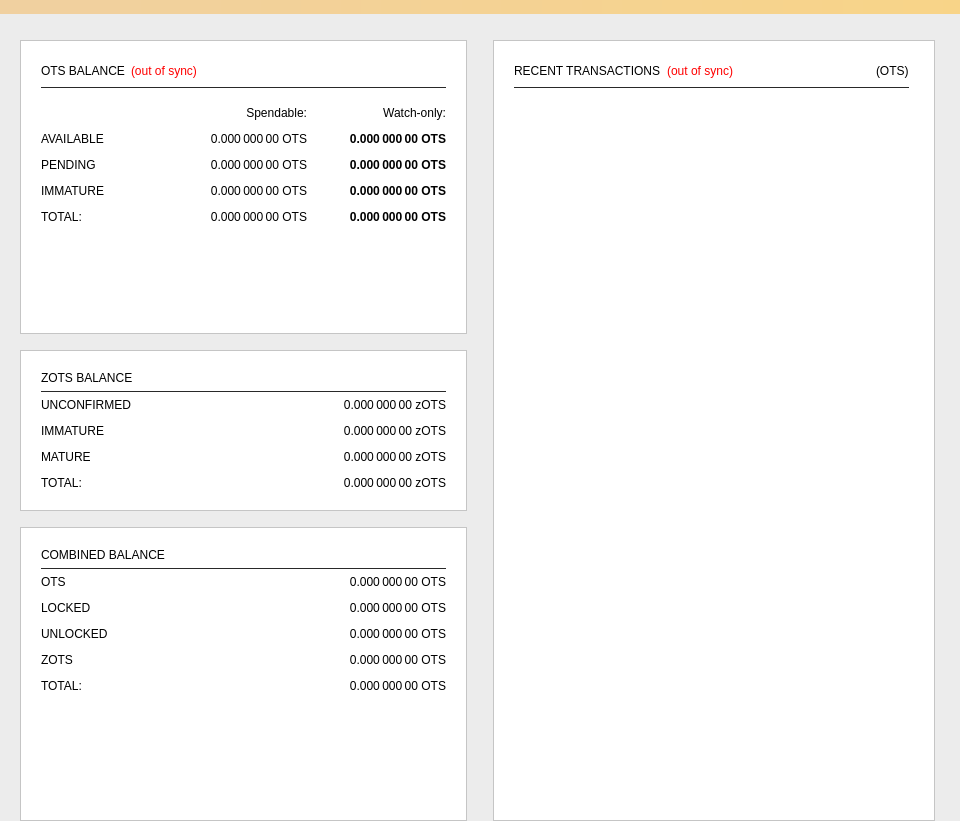
<?xml version="1.0" encoding="UTF-8"?>
<ui version="4.0">
 <class>OverviewPage</class>
 <widget class="QWidget" name="OverviewPage">
  <property name="geometry">
   <rect>
    <x>0</x>
    <y>0</y>
    <width>960</width>
    <height>821</height>
   </rect>
  </property>
  <property name="minimumSize">
   <size>
    <width>960</width>
    <height>0</height>
   </size>
  </property>
  <property name="windowTitle">
   <string>Form</string>
  </property>
  <property name="styleSheet">
   <string notr="true">background-color: #ececec;</string>
  </property>
  <layout class="QVBoxLayout" name="topLayout">
   <property name="leftMargin">
    <number>0</number>
   </property>
   <property name="topMargin">
    <number>0</number>
   </property>
   <property name="rightMargin">
    <number>0</number>
   </property>
   <property name="bottomMargin">
    <number>0</number>
   </property>
   <item>
    <widget class="QLabel" name="labelAlerts">
     <property name="visible">
      <bool>false</bool>
     </property>
     <property name="styleSheet">
      <string notr="true">background-color: qlineargradient(x1: 0, y1: 0, x2: 1, y2: 0, stop:0 #F0D0A0, stop:1 #F8D488); color:#000000;</string>
     </property>
     <property name="wordWrap">
      <bool>true</bool>
     </property>
     <property name="margin">
      <number>3</number>
     </property>
    </widget>
   </item>
   <item>
    <widget class="QLabel" name="label">
     <property name="text">
      <string/>
     </property>
     <property name="pixmap">
      <pixmap resource="../otscoin.qrc">:/images/otscoin_logo_horizontal</pixmap>
     </property>
     <property name="alignment">
      <set>Qt::AlignCenter</set>
     </property>
     <property name="margin">
      <number>27</number>
     </property>
    </widget>
   </item>
   <item>
    <layout class="QHBoxLayout" name="horizontalLayout" stretch="1,1">
     <property name="bottomMargin">
      <number>0</number>
     </property>
     <item>
      <layout class="QVBoxLayout" name="verticalLayout_2">
       <property name="leftMargin">
        <number>20</number>
       </property>
       <property name="rightMargin">
        <number>10</number>
       </property>
       <item>
        <widget class="QFrame" name="frame">
         <property name="styleSheet">
          <string notr="true">background-color: #FFFFFF;</string>
         </property>
         <property name="frameShape">
          <enum>QFrame::StyledPanel</enum>
         </property>
         <property name="frameShadow">
          <enum>QFrame::Raised</enum>
         </property>
         <layout class="QVBoxLayout" name="verticalLayout_4">
          <property name="leftMargin">
           <number>20</number>
          </property>
          <property name="topMargin">
           <number>20</number>
          </property>
          <property name="rightMargin">
           <number>20</number>
          </property>
          <property name="bottomMargin">
           <number>20</number>
          </property>
          <item>
           <layout class="QHBoxLayout" name="horizontalLayout_4">
            <item>
             <widget class="QLabel" name="label_5">
              <property name="font">
               <font>
                <weight>50</weight>
                <bold>false</bold>
               </font>
              </property>
              <property name="text">
               <string>OTS BALANCE</string>
              </property>
             </widget>
            </item>
            <item>
             <widget class="QLabel" name="labelWalletStatus">
              <property name="cursor">
               <cursorShape>WhatsThisCursor</cursorShape>
              </property>
              <property name="toolTip">
               <string>The displayed information may be out of date. Your wallet automatically synchronizes with the OtsCoin network after a connection is established, but this process has not completed yet.</string>
              </property>
              <property name="styleSheet">
               <string notr="true">QLabel { color: red; }</string>
              </property>
              <property name="text">
               <string notr="true">(out of sync)</string>
              </property>
              <property name="alignment">
               <set>Qt::AlignLeading|Qt::AlignLeft|Qt::AlignVCenter</set>
              </property>
             </widget>
            </item>
            <item>
             <spacer name="horizontalSpacer_3">
              <property name="orientation">
               <enum>Qt::Horizontal</enum>
              </property>
              <property name="sizeHint" stdset="0">
               <size>
                <width>40</width>
                <height>20</height>
               </size>
              </property>
             </spacer>
            </item>
           </layout>
          </item>
          <item>
           <widget class="QLabel" name="label_3">
            <property name="maximumSize">
             <size>
              <width>16777215</width>
              <height>1</height>
             </size>
            </property>
            <property name="styleSheet">
             <string notr="true">background-color: #292929;</string>
            </property>
            <property name="text">
             <string/>
            </property>
           </widget>
          </item>
          <item>
           <layout class="QGridLayout" name="gridLayout">
            <property name="topMargin">
             <number>12</number>
            </property>
            <property name="spacing">
             <number>12</number>
            </property>
            <item row="2" column="2">
             <widget class="QLabel" name="labelWatchPending">
              <property name="font">
               <font>
                <weight>75</weight>
                <bold>true</bold>
               </font>
              </property>
              <property name="cursor">
               <cursorShape>IBeamCursor</cursorShape>
              </property>
              <property name="toolTip">
               <string>Unconfirmed transactions to watch-only addresses</string>
              </property>
              <property name="text">
               <string notr="true">0.000 000 00 OTS</string>
              </property>
              <property name="alignment">
               <set>Qt::AlignRight|Qt::AlignTrailing|Qt::AlignVCenter</set>
              </property>
              <property name="textInteractionFlags">
               <set>Qt::LinksAccessibleByMouse|Qt::TextSelectableByKeyboard|Qt::TextSelectableByMouse</set>
              </property>
             </widget>
            </item>
            <item row="2" column="1">
             <widget class="QLabel" name="labelUnconfirmed">
              <property name="font">
               <font>
                <weight>50</weight>
                <bold>false</bold>
               </font>
              </property>
              <property name="cursor">
               <cursorShape>IBeamCursor</cursorShape>
              </property>
              <property name="toolTip">
               <string>Total of transactions that have yet to be confirmed, and do not yet count toward the spendable balance</string>
              </property>
              <property name="text">
               <string notr="true">0.000 000 00 OTS</string>
              </property>
              <property name="alignment">
               <set>Qt::AlignRight|Qt::AlignTrailing|Qt::AlignVCenter</set>
              </property>
              <property name="textInteractionFlags">
               <set>Qt::LinksAccessibleByMouse|Qt::TextSelectableByKeyboard|Qt::TextSelectableByMouse</set>
              </property>
             </widget>
            </item>
            <item row="3" column="2">
             <widget class="QLabel" name="labelWatchImmature">
              <property name="font">
               <font>
                <weight>75</weight>
                <bold>true</bold>
               </font>
              </property>
              <property name="cursor">
               <cursorShape>IBeamCursor</cursorShape>
              </property>
              <property name="toolTip">
               <string>Staked or masternode rewards in watch-only addresses that has not yet matured</string>
              </property>
              <property name="text">
               <string notr="true">0.000 000 00 OTS</string>
              </property>
              <property name="alignment">
               <set>Qt::AlignRight|Qt::AlignTrailing|Qt::AlignVCenter</set>
              </property>
              <property name="textInteractionFlags">
               <set>Qt::LinksAccessibleByMouse|Qt::TextSelectableByKeyboard|Qt::TextSelectableByMouse</set>
              </property>
             </widget>
            </item>
            <item row="4" column="0">
             <widget class="QLabel" name="labelTotalText">
              <property name="text">
               <string>TOTAL:</string>
              </property>
             </widget>
            </item>
            <item row="3" column="1">
             <widget class="QLabel" name="labelImmature">
              <property name="font">
               <font>
                <weight>50</weight>
                <bold>false</bold>
               </font>
              </property>
              <property name="cursor">
               <cursorShape>IBeamCursor</cursorShape>
              </property>
              <property name="toolTip">
               <string>Staked or masternode rewards that has not yet matured</string>
              </property>
              <property name="text">
               <string notr="true">0.000 000 00 OTS</string>
              </property>
              <property name="alignment">
               <set>Qt::AlignRight|Qt::AlignTrailing|Qt::AlignVCenter</set>
              </property>
              <property name="textInteractionFlags">
               <set>Qt::LinksAccessibleByMouse|Qt::TextSelectableByKeyboard|Qt::TextSelectableByMouse</set>
              </property>
             </widget>
            </item>
            <item row="3" column="0">
             <widget class="QLabel" name="labelImmatureText">
              <property name="text">
               <string>IMMATURE</string>
              </property>
             </widget>
            </item>
            <item row="4" column="1">
             <widget class="QLabel" name="labelTotal">
              <property name="font">
               <font>
                <weight>50</weight>
                <bold>false</bold>
               </font>
              </property>
              <property name="cursor">
               <cursorShape>IBeamCursor</cursorShape>
              </property>
              <property name="toolTip">
               <string>Your current total balance</string>
              </property>
              <property name="text">
               <string notr="true">0.000 000 00 OTS</string>
              </property>
              <property name="alignment">
               <set>Qt::AlignRight|Qt::AlignTrailing|Qt::AlignVCenter</set>
              </property>
              <property name="textInteractionFlags">
               <set>Qt::LinksAccessibleByMouse|Qt::TextSelectableByKeyboard|Qt::TextSelectableByMouse</set>
              </property>
             </widget>
            </item>
            <item row="4" column="2">
             <widget class="QLabel" name="labelWatchTotal">
              <property name="font">
               <font>
                <weight>75</weight>
                <bold>true</bold>
               </font>
              </property>
              <property name="cursor">
               <cursorShape>IBeamCursor</cursorShape>
              </property>
              <property name="toolTip">
               <string>Current total balance in watch-only addresses</string>
              </property>
              <property name="text">
               <string notr="true">0.000 000 00 OTS</string>
              </property>
              <property name="alignment">
               <set>Qt::AlignRight|Qt::AlignTrailing|Qt::AlignVCenter</set>
              </property>
              <property name="textInteractionFlags">
               <set>Qt::LinksAccessibleByMouse|Qt::TextSelectableByKeyboard|Qt::TextSelectableByMouse</set>
              </property>
             </widget>
            </item>
            <item row="0" column="2">
             <widget class="QLabel" name="labelWatchonly">
              <property name="text">
               <string>Watch-only:</string>
              </property>
              <property name="alignment">
               <set>Qt::AlignRight|Qt::AlignTrailing|Qt::AlignVCenter</set>
              </property>
             </widget>
            </item>
            <item row="1" column="0">
             <widget class="QLabel" name="labelBalanceText">
              <property name="text">
               <string>AVAILABLE</string>
              </property>
             </widget>
            </item>
            <item row="1" column="1">
             <widget class="QLabel" name="labelBalance">
              <property name="font">
               <font>
                <weight>50</weight>
                <bold>false</bold>
               </font>
              </property>
              <property name="cursor">
               <cursorShape>IBeamCursor</cursorShape>
              </property>
              <property name="toolTip">
               <string>Your current spendable balance</string>
              </property>
              <property name="text">
               <string notr="true">0.000 000 00 OTS</string>
              </property>
              <property name="alignment">
               <set>Qt::AlignRight|Qt::AlignTrailing|Qt::AlignVCenter</set>
              </property>
              <property name="textInteractionFlags">
               <set>Qt::LinksAccessibleByMouse|Qt::TextSelectableByKeyboard|Qt::TextSelectableByMouse</set>
              </property>
             </widget>
            </item>
            <item row="1" column="2">
             <widget class="QLabel" name="labelWatchAvailable">
              <property name="font">
               <font>
                <weight>75</weight>
                <bold>true</bold>
               </font>
              </property>
              <property name="cursor">
               <cursorShape>IBeamCursor</cursorShape>
              </property>
              <property name="toolTip">
               <string>Your current balance in watch-only addresses</string>
              </property>
              <property name="text">
               <string notr="true">0.000 000 00 OTS</string>
              </property>
              <property name="alignment">
               <set>Qt::AlignRight|Qt::AlignTrailing|Qt::AlignVCenter</set>
              </property>
              <property name="textInteractionFlags">
               <set>Qt::LinksAccessibleByMouse|Qt::TextSelectableByKeyboard|Qt::TextSelectableByMouse</set>
              </property>
             </widget>
            </item>
            <item row="2" column="0">
             <widget class="QLabel" name="labelPendingText">
              <property name="text">
               <string>PENDING</string>
              </property>
             </widget>
            </item>
            <item row="0" column="1">
             <widget class="QLabel" name="labelSpendable">
              <property name="text">
               <string>Spendable:</string>
              </property>
              <property name="alignment">
               <set>Qt::AlignRight|Qt::AlignTrailing|Qt::AlignVCenter</set>
              </property>
             </widget>
            </item>
           </layout>
          </item>
          <item>
           <spacer name="verticalSpacer_4">
            <property name="orientation">
             <enum>Qt::Vertical</enum>
            </property>
            <property name="sizeHint" stdset="0">
             <size>
              <width>20</width>
              <height>40</height>
             </size>
            </property>
           </spacer>
          </item>
         </layout>
        </widget>
       </item>
       <item>
        <spacer name="verticalSpacer_2">
         <property name="orientation">
          <enum>Qt::Vertical</enum>
         </property>
         <property name="sizeType">
          <enum>QSizePolicy::Fixed</enum>
         </property>
         <property name="sizeHint" stdset="0">
          <size>
           <width>20</width>
           <height>10</height>
          </size>
         </property>
        </spacer>
       </item>
       <item>
        <widget class="QFrame" name="frame_4">
         <property name="styleSheet">
          <string notr="true">background-color: #FFFFFF;</string>
         </property>
         <property name="frameShape">
          <enum>QFrame::StyledPanel</enum>
         </property>
         <property name="frameShadow">
          <enum>QFrame::Raised</enum>
         </property>
         <layout class="QVBoxLayout" name="verticalLayout_7">
          <property name="leftMargin">
           <number>20</number>
          </property>
          <property name="topMargin">
           <number>20</number>
          </property>
          <property name="rightMargin">
           <number>20</number>
          </property>
          <property name="bottomMargin">
           <number>20</number>
          </property>
          <item>
           <layout class="QHBoxLayout" name="horizontalLayout_8" stretch="0">
            <item>
             <widget class="QLabel" name="label_5z_3">
              <property name="maximumSize">
               <size>
                <width>16777215</width>
                <height>20</height>
               </size>
              </property>
              <property name="font">
               <font>
                <weight>50</weight>
                <bold>false</bold>
               </font>
              </property>
              <property name="text">
               <string>ZOTS BALANCE</string>
              </property>
             </widget>
            </item>
           </layout>
          </item>
          <item>
           <widget class="QLabel" name="label_6">
            <property name="maximumSize">
             <size>
              <width>16777215</width>
              <height>1</height>
             </size>
            </property>
            <property name="styleSheet">
             <string notr="true">background-color: #292929;</string>
            </property>
            <property name="text">
             <string/>
            </property>
           </widget>
          </item>
          <item>
           <layout class="QGridLayout" name="gridLayout_5">
            <property name="topMargin">
             <number>0</number>
            </property>
            <property name="spacing">
             <number>12</number>
            </property>
            <item row="4" column="0">
             <widget class="QLabel" name="labelzBalanceMatureText">
              <property name="toolTip">
               <string>Mature: more than 20 confirmation and more than 1 mints of the same denomination after it was minted.
These zOTS are spendable.</string>
              </property>
              <property name="text">
               <string>MATURE</string>
              </property>
             </widget>
            </item>
            <item row="4" column="1">
             <widget class="QLabel" name="labelzBalanceMature">
              <property name="font">
               <font>
                <weight>50</weight>
                <bold>false</bold>
               </font>
              </property>
              <property name="toolTip">
               <string>Mature: more than 20 confirmation and more than 1 mints of the same denomination after it was minted.
These zOTS are spendable.</string>
              </property>
              <property name="text">
               <string>0.000 000 00 zOTS</string>
              </property>
              <property name="alignment">
               <set>Qt::AlignRight|Qt::AlignTrailing|Qt::AlignVCenter</set>
              </property>
             </widget>
            </item>
            <item row="2" column="0">
             <widget class="QLabel" name="labelzBalanceUnconfirmedText">
              <property name="toolTip">
               <string>Unconfirmed: less than 20 confirmations
Immature: confirmed, but less than 1 mints of the same denomination after it was minted</string>
              </property>
              <property name="text">
               <string>UNCONFIRMED</string>
              </property>
             </widget>
            </item>
            <item row="2" column="1">
             <widget class="QLabel" name="labelzBalanceUnconfirmed">
              <property name="font">
               <font>
                <weight>50</weight>
                <bold>false</bold>
               </font>
              </property>
              <property name="toolTip">
               <string>Unconfirmed: less than 20 confirmations
Immature: confirmed, but less than 1 mints of the same denomination after it was minted</string>
              </property>
              <property name="text">
               <string>0.000 000 00 zOTS</string>
              </property>
              <property name="alignment">
               <set>Qt::AlignRight|Qt::AlignTrailing|Qt::AlignVCenter</set>
              </property>
             </widget>
            </item>
            <item row="3" column="0">
             <widget class="QLabel" name="labelzBalanceImmatureText">
              <property name="toolTip">
               <string>Unconfirmed: less than 20 confirmations
Immature: confirmed, but less than 1 mints of the same denomination after it was minted</string>
              </property>
              <property name="text">
               <string>IMMATURE</string>
              </property>
             </widget>
            </item>
            <item row="3" column="1">
             <widget class="QLabel" name="labelzBalanceImmature">
              <property name="font">
               <font>
                <weight>50</weight>
                <bold>false</bold>
               </font>
              </property>
              <property name="toolTip">
               <string>Unconfirmed: less than 20 confirmations
Immature: confirmed, but less than 1 mints of the same denomination after it was minted</string>
              </property>
              <property name="text">
               <string>0.000 000 00 zOTS</string>
              </property>
              <property name="alignment">
               <set>Qt::AlignRight|Qt::AlignTrailing|Qt::AlignVCenter</set>
              </property>
             </widget>
            </item>
            <item row="5" column="0">
             <widget class="QLabel" name="labelzBalanceText">
              <property name="toolTip">
               <string>All available zOTS, unconfirmed and immature zOTS included.</string>
              </property>
              <property name="text">
               <string>TOTAL:</string>
              </property>
             </widget>
            </item>
            <item row="5" column="1">
             <widget class="QLabel" name="labelzBalance">
              <property name="font">
               <font>
                <weight>50</weight>
                <bold>false</bold>
               </font>
              </property>
              <property name="cursor">
               <cursorShape>IBeamCursor</cursorShape>
              </property>
              <property name="toolTip">
               <string>All available zOTS, unconfirmed and immature zOTS included.</string>
              </property>
              <property name="text">
               <string notr="true">0.000 000 00 zOTS</string>
              </property>
              <property name="alignment">
               <set>Qt::AlignRight|Qt::AlignTrailing|Qt::AlignVCenter</set>
              </property>
              <property name="textInteractionFlags">
               <set>Qt::LinksAccessibleByMouse|Qt::TextSelectableByKeyboard|Qt::TextSelectableByMouse</set>
              </property>
             </widget>
            </item>
           </layout>
          </item>
         </layout>
        </widget>
       </item>
       <item>
        <spacer name="verticalSpacer_3">
         <property name="orientation">
          <enum>Qt::Vertical</enum>
         </property>
         <property name="sizeType">
          <enum>QSizePolicy::Fixed</enum>
         </property>
         <property name="sizeHint" stdset="0">
          <size>
           <width>20</width>
           <height>10</height>
          </size>
         </property>
        </spacer>
       </item>
       <item>
        <widget class="QFrame" name="frame_3">
         <property name="styleSheet">
          <string notr="true">background-color: #FFFFFF;</string>
         </property>
         <property name="frameShape">
          <enum>QFrame::StyledPanel</enum>
         </property>
         <property name="frameShadow">
          <enum>QFrame::Raised</enum>
         </property>
         <layout class="QVBoxLayout" name="verticalLayout_5">
          <property name="leftMargin">
           <number>20</number>
          </property>
          <property name="topMargin">
           <number>20</number>
          </property>
          <property name="rightMargin">
           <number>20</number>
          </property>
          <property name="bottomMargin">
           <number>20</number>
          </property>
          <item>
           <layout class="QHBoxLayout" name="horizontalLayout_5" stretch="0">
            <item>
             <widget class="QLabel" name="label_5z">
              <property name="maximumSize">
               <size>
                <width>16777215</width>
                <height>20</height>
               </size>
              </property>
              <property name="font">
               <font>
                <weight>50</weight>
                <bold>false</bold>
               </font>
              </property>
              <property name="toolTip">
               <string>Combined Balances (including unconfirmed and immature coins)</string>
              </property>
              <property name="text">
               <string>COMBINED BALANCE</string>
              </property>
             </widget>
            </item>
           </layout>
          </item>
          <item>
           <widget class="QLabel" name="label_7">
            <property name="maximumSize">
             <size>
              <width>16777215</width>
              <height>1</height>
             </size>
            </property>
            <property name="styleSheet">
             <string notr="true">background-color: #292929;</string>
            </property>
            <property name="text">
             <string/>
            </property>
           </widget>
          </item>
          <item>
           <layout class="QGridLayout" name="gridLayout_3" rowstretch="0,0,0,0,0,0,0,0" rowminimumheight="0,0,0,0,0,0,0,0" columnminimumwidth="0,0">
            <property name="sizeConstraint">
             <enum>QLayout::SetMinimumSize</enum>
            </property>
            <property name="topMargin">
             <number>0</number>
            </property>
            <property name="spacing">
             <number>12</number>
            </property>
            <item row="4" column="1">
             <widget class="QLabel" name="labelzBalancez">
              <property name="font">
               <font>
                <weight>50</weight>
                <bold>false</bold>
               </font>
              </property>
              <property name="cursor">
               <cursorShape>IBeamCursor</cursorShape>
              </property>
              <property name="toolTip">
               <string>Total of transactions that have yet to be confirmed, and do not yet count toward the spendable balance</string>
              </property>
              <property name="text">
               <string notr="true">0.000 000 00 OTS</string>
              </property>
              <property name="alignment">
               <set>Qt::AlignRight|Qt::AlignTrailing|Qt::AlignVCenter</set>
              </property>
              <property name="textInteractionFlags">
               <set>Qt::LinksAccessibleByMouse|Qt::TextSelectableByKeyboard|Qt::TextSelectableByMouse</set>
              </property>
             </widget>
            </item>
            <item row="1" column="0">
             <widget class="QLabel" name="labelBalanceTextz">
              <property name="minimumSize">
               <size>
                <width>0</width>
                <height>0</height>
               </size>
              </property>
              <property name="text">
               <string>OTS</string>
              </property>
             </widget>
            </item>
            <item row="1" column="1">
             <widget class="QLabel" name="labelBalancez">
              <property name="font">
               <font>
                <weight>50</weight>
                <bold>false</bold>
               </font>
              </property>
              <property name="cursor">
               <cursorShape>IBeamCursor</cursorShape>
              </property>
              <property name="toolTip">
               <string>Your current spendable balance</string>
              </property>
              <property name="text">
               <string notr="true">0.000 000 00 OTS</string>
              </property>
              <property name="alignment">
               <set>Qt::AlignRight|Qt::AlignTrailing|Qt::AlignVCenter</set>
              </property>
              <property name="textInteractionFlags">
               <set>Qt::LinksAccessibleByMouse|Qt::TextSelectableByKeyboard|Qt::TextSelectableByMouse</set>
              </property>
             </widget>
            </item>
            <item row="4" column="0">
             <widget class="QLabel" name="labelzBalanceTextz">
              <property name="toolTip">
               <string/>
              </property>
              <property name="text">
               <string>ZOTS</string>
              </property>
             </widget>
            </item>
            <item row="2" column="1">
             <widget class="QLabel" name="labelLockedBalance">
              <property name="toolTip">
               <string>Locked OTS or Masternode collaterals. These are excluded from zOTS minting.</string>
              </property>
              <property name="text">
               <string>0.000 000 00 OTS</string>
              </property>
              <property name="alignment">
               <set>Qt::AlignRight|Qt::AlignTrailing|Qt::AlignVCenter</set>
              </property>
             </widget>
            </item>
            <item row="2" column="0">
             <widget class="QLabel" name="labelLockedBalanceText">
              <property name="toolTip">
               <string>Locked OTS or Masternode collaterals. These are excluded from zOTS minting.</string>
              </property>
              <property name="text">
               <string>LOCKED</string>
              </property>
             </widget>
            </item>
            <item row="3" column="0">
             <widget class="QLabel" name="labelUnLockedBalanceText">
              <property name="toolTip">
               <string>Unlocked OTSs. These can be used for zOTS minting.</string>
              </property>
              <property name="text">
               <string>UNLOCKED</string>
              </property>
             </widget>
            </item>
            <item row="3" column="1">
             <widget class="QLabel" name="labelUnLockedBalance">
              <property name="toolTip">
               <string>Unlocked OTSs. These can be used for zOTS minting.</string>
              </property>
              <property name="text">
               <string>0.000 000 00 OTS</string>
              </property>
              <property name="alignment">
               <set>Qt::AlignRight|Qt::AlignTrailing|Qt::AlignVCenter</set>
              </property>
             </widget>
            </item>
            <item row="5" column="1">
             <widget class="QLabel" name="labelTotalz">
              <property name="font">
               <font>
                <weight>50</weight>
                <bold>false</bold>
               </font>
              </property>
              <property name="cursor">
               <cursorShape>IBeamCursor</cursorShape>
              </property>
              <property name="toolTip">
               <string>Total Balance, including unconfirmed and immature coins.</string>
              </property>
              <property name="text">
               <string notr="true">0.000 000 00 OTS</string>
              </property>
              <property name="alignment">
               <set>Qt::AlignRight|Qt::AlignTrailing|Qt::AlignVCenter</set>
              </property>
              <property name="textInteractionFlags">
               <set>Qt::LinksAccessibleByMouse|Qt::TextSelectableByKeyboard|Qt::TextSelectableByMouse</set>
              </property>
             </widget>
            </item>
            <item row="5" column="0">
             <widget class="QLabel" name="labelTotalTextz">
              <property name="text">
               <string>TOTAL:</string>
              </property>
             </widget>
            </item>
           </layout>
          </item>
          <item>
           <spacer name="verticalSpacer">
            <property name="orientation">
             <enum>Qt::Vertical</enum>
            </property>
            <property name="sizeHint" stdset="0">
             <size>
              <width>20</width>
              <height>40</height>
             </size>
            </property>
           </spacer>
          </item>
         </layout>
        </widget>
       </item>
      </layout>
     </item>
     <item>
      <layout class="QVBoxLayout" name="verticalLayout_3">
       <property name="leftMargin">
        <number>10</number>
       </property>
       <property name="rightMargin">
        <number>25</number>
       </property>
       <item>
        <widget class="QFrame" name="frame_2">
         <property name="styleSheet">
          <string notr="true">background-color: #FFFFFF;
</string>
         </property>
         <property name="frameShape">
          <enum>QFrame::StyledPanel</enum>
         </property>
         <property name="frameShadow">
          <enum>QFrame::Raised</enum>
         </property>
         <layout class="QVBoxLayout" name="verticalLayout">
          <property name="leftMargin">
           <number>0</number>
          </property>
          <property name="topMargin">
           <number>20</number>
          </property>
          <property name="rightMargin">
           <number>0</number>
          </property>
          <item>
           <layout class="QHBoxLayout" name="horizontalLayout_2">
            <property name="leftMargin">
             <number>20</number>
            </property>
            <property name="rightMargin">
             <number>25</number>
            </property>
            <item>
             <widget class="QLabel" name="label_4">
              <property name="font">
               <font>
                <weight>50</weight>
                <bold>false</bold>
               </font>
              </property>
              <property name="text">
               <string>RECENT TRANSACTIONS</string>
              </property>
             </widget>
            </item>
            <item>
             <widget class="QLabel" name="labelTransactionsStatus">
              <property name="cursor">
               <cursorShape>WhatsThisCursor</cursorShape>
              </property>
              <property name="toolTip">
               <string>The displayed information may be out of date. Your wallet automatically synchronizes with the OtsCoin network after a connection is established, but this process has not completed yet.</string>
              </property>
              <property name="styleSheet">
               <string notr="true">QLabel { color: red; }</string>
              </property>
              <property name="text">
               <string notr="true">(out of sync)</string>
              </property>
              <property name="alignment">
               <set>Qt::AlignRight|Qt::AlignTrailing|Qt::AlignVCenter</set>
              </property>
             </widget>
            </item>
            <item>
             <spacer name="horizontalSpacer">
              <property name="orientation">
               <enum>Qt::Horizontal</enum>
              </property>
              <property name="sizeHint" stdset="0">
               <size>
                <width>40</width>
                <height>20</height>
               </size>
              </property>
             </spacer>
            </item>
            <item>
             <widget class="QLabel" name="label_2">
              <property name="text">
               <string>(OTS)</string>
              </property>
             </widget>
            </item>
           </layout>
          </item>
          <item>
           <widget class="QLabel" name="label_8">
            <property name="maximumSize">
             <size>
              <width>16777215</width>
              <height>1</height>
             </size>
            </property>
            <property name="styleSheet">
             <string notr="true">background-color: #292929;
margin-left:20px;
margin-right:25px;
</string>
            </property>
            <property name="text">
             <string/>
            </property>
           </widget>
          </item>
          <item>
           <widget class="QListView" name="listTransactions">
            <property name="styleSheet">
             <string notr="true"/>
            </property>
            <property name="frameShape">
             <enum>QFrame::NoFrame</enum>
            </property>
            <property name="verticalScrollBarPolicy">
             <enum>Qt::ScrollBarAlwaysOff</enum>
            </property>
            <property name="horizontalScrollBarPolicy">
             <enum>Qt::ScrollBarAlwaysOff</enum>
            </property>
            <property name="alternatingRowColors">
             <bool>true</bool>
            </property>
            <property name="selectionMode">
             <enum>QAbstractItemView::NoSelection</enum>
            </property>
           </widget>
          </item>
         </layout>
        </widget>
       </item>
      </layout>
     </item>
    </layout>
   </item>
  </layout>
 </widget>
 <resources>
  <include location="../otscoin.qrc"/>
 </resources>
 <connections/>
</ui>
